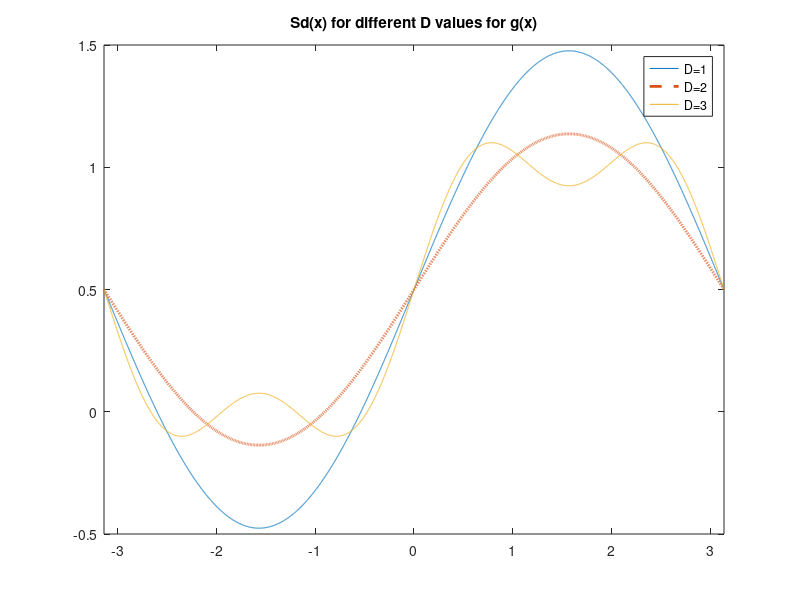

This chart was generated by the following MATLAB code:
gx = @(x) (x < 0) .* 0 + (x >= 0) .* 1;
D = 6;
N = 10000;
x = linspace(-pi, pi, N);
a0 = 1/pi * integral(gx, -pi, pi, 'ArrayValued', true);
display(a0);
a = zeros(1, D);
b = zeros(1, D);
for k = 1:D
    a(k) = 1/pi * trapz(x, gx(x).*cos(k*x));
    b(k) = 1/pi * trapz(x, gx(x).*sin(k*x));
end
display(a);
display(b);
%D = 1
s1 = @(x) a0/2 + sum(a.*cos((1:1).*x) + b.*sin((1:1).*x));
s1_vec = arrayfun(s1, x);
%D = 2
s2 = @(x) a0/2 + a(1)*cos(x) + b(1)*sin(x) + a(2)*cos(2*x) + b(2)*sin(2*x);
s2_vec = arrayfun(s2, x);
%D = 3
s3 = @(x) a0/2 + a(1)*cos(x) + b(1)*sin(x) + a(2)*cos(2*x) + b(2)*sin(2*x)+ a(3)*cos(3*x) + b(3)*sin(3*x);
s3_vec = arrayfun(s3,x);
%ploting the Sd for different D values
plot(x, s1_vec, '-');
hold on;
plot(x, s2_vec, '--', 'LineWidth', 2);
plot(x, s3_vec, '-');
hold off;
ylim([-0.3, 0.3]);
title('Sd(x) for different D values for g(x)');
legend('D=1', 'D=2', 'D=3');
xlim([-pi,pi]);
ylim([-0.5,1.5]);